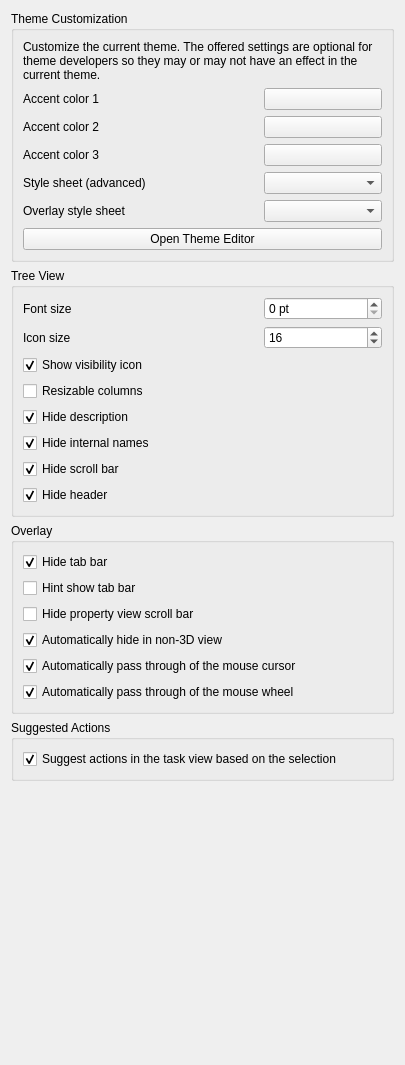
<?xml version="1.0" encoding="UTF-8"?>
<ui version="4.0">
 <class>Gui::Dialog::DlgSettingsUI</class>
 <widget class="QWidget" name="Gui::Dialog::DlgSettingsUI">
  <property name="geometry">
   <rect>
    <x>0</x>
    <y>0</y>
    <width>405</width>
    <height>1065</height>
   </rect>
  </property>
  <property name="windowTitle">
   <string>UI</string>
  </property>
  <layout class="QVBoxLayout" name="verticalLayout">
   <item>
    <widget class="QGroupBox" name="groupBox">
     <property name="title">
      <string>Theme Customization</string>
     </property>
     <layout class="QVBoxLayout" name="verticalLayout_2">
      <item>
       <widget class="QLabel" name="label">
        <property name="text">
         <string>Customize the current theme. The offered settings are optional for theme developers so they may or may not have an effect in the current theme.</string>
        </property>
        <property name="wordWrap">
         <bool>true</bool>
        </property>
       </widget>
      </item>
      <item>
       <layout class="QGridLayout" columnstretch="2,1">
        <item row="0" column="0">
         <widget class="QLabel" name="label1">
          <property name="text">
           <string>Accent color 1</string>
          </property>
          <property name="buddy">
           <cstring>ThemeAccentColor1</cstring>
          </property>
         </widget>
        </item>
        <item row="0" column="1">
         <widget class="Gui::PreauracadolorButton" name="ThemeAccentColor1">
          <property name="sizePolicy">
           <sizepolicy hsizetype="MinimumExpanding" vsizetype="Fixed">
            <horstretch>0</horstretch>
            <verstretch>0</verstretch>
           </sizepolicy>
          </property>
          <property name="toolTip">
           <string>This color might be used by your theme to let you customize it.</string>
          </property>
          <property name="color" stdset="0">
           <color>
            <red>85</red>
            <green>123</green>
            <blue>182</blue>
           </color>
          </property>
          <property name="prefEntry" stdset="0">
           <cstring>ThemeAccentColor1</cstring>
          </property>
          <property name="prefPath" stdset="0">
           <cstring>Themes</cstring>
          </property>
         </widget>
        </item>
        <item row="1" column="0">
         <widget class="QLabel" name="label2">
          <property name="text">
           <string>Accent color 2</string>
          </property>
          <property name="buddy">
           <cstring>ThemeAccentColor2</cstring>
          </property>
         </widget>
        </item>
        <item row="2" column="0">
         <widget class="QLabel" name="label3">
          <property name="text">
           <string>Accent color 3</string>
          </property>
          <property name="buddy">
           <cstring>ThemeAccentColor3</cstring>
          </property>
         </widget>
        </item>
        <item row="3" column="0">
         <widget class="QLabel" name="styleSheetLabel">
          <property name="text">
           <string>Style sheet (advanced)</string>
          </property>
          <property name="buddy">
           <cstring>StyleSheets</cstring>
          </property>
         </widget>
        </item>
        <item row="4" column="0">
         <widget class="QLabel" name="label_2">
          <property name="text">
           <string>Overlay style sheet</string>
          </property>
          <property name="buddy">
           <cstring>OverlayStyleSheets</cstring>
          </property>
         </widget>
        </item>
        <item row="1" column="1">
         <widget class="Gui::PreauracadolorButton" name="ThemeAccentColor2">
          <property name="sizePolicy">
           <sizepolicy hsizetype="MinimumExpanding" vsizetype="Fixed">
            <horstretch>0</horstretch>
            <verstretch>0</verstretch>
           </sizepolicy>
          </property>
          <property name="toolTip">
           <string>This color might be used by your theme to let you customize it.</string>
          </property>
          <property name="color" stdset="0">
           <color>
            <red>85</red>
            <green>123</green>
            <blue>182</blue>
           </color>
          </property>
          <property name="prefEntry" stdset="0">
           <cstring>ThemeAccentColor2</cstring>
          </property>
          <property name="prefPath" stdset="0">
           <cstring>Themes</cstring>
          </property>
         </widget>
        </item>
        <item row="2" column="1">
         <widget class="Gui::PreauracadolorButton" name="ThemeAccentColor3">
          <property name="sizePolicy">
           <sizepolicy hsizetype="MinimumExpanding" vsizetype="Fixed">
            <horstretch>0</horstretch>
            <verstretch>0</verstretch>
           </sizepolicy>
          </property>
          <property name="toolTip">
           <string>This color might be used by your theme to let you customize it.</string>
          </property>
          <property name="color" stdset="0">
           <color>
            <red>85</red>
            <green>123</green>
            <blue>182</blue>
           </color>
          </property>
          <property name="prefEntry" stdset="0">
           <cstring>ThemeAccentColor3</cstring>
          </property>
          <property name="prefPath" stdset="0">
           <cstring>Themes</cstring>
          </property>
         </widget>
        </item>
        <item row="3" column="1">
         <widget class="Gui::PreauracadomboBox" name="StyleSheets">
          <property name="toolTip">
           <string>Style sheet how user interface will look like</string>
          </property>
          <property name="prefEntry" stdset="0">
           <cstring>StyleSheet</cstring>
          </property>
          <property name="prefPath" stdset="0">
           <cstring>MainWindow</cstring>
          </property>
          <property name="prefType" stdset="0">
           <cstring></cstring>
          </property>
         </widget>
        </item>
        <item row="4" column="1">
         <widget class="Gui::PreauracadomboBox" name="OverlayStyleSheets">
          <property name="prefEntry" stdset="0">
           <cstring>OverlayActiveStyleSheet</cstring>
          </property>
          <property name="prefPath" stdset="0">
           <cstring>MainWindow</cstring>
          </property>
          <property name="prefType" stdset="0">
           <cstring></cstring>
          </property>
         </widget>
        </item>
       </layout>
      </item>
      <item>
       <widget class="QPushButton" name="themeEditorButton">
        <property name="text">
         <string>Open Theme Editor</string>
        </property>
       </widget>
      </item>
     </layout>
    </widget>
   </item>
   <item>
    <widget class="QGroupBox" name="groupBox_2">
     <property name="title">
      <string>Tree View</string>
     </property>
     <layout class="QGridLayout" name="gridLayout1" columnstretch="2,1">
      <item row="5" column="0" colspan="2">
       <widget class="Gui::PreauracadheckBox" name="hideInternalNamesCheckBox">
        <property name="toolTip">
         <string>Hide extra tree view column for internal names</string>
        </property>
        <property name="text">
         <string>Hide internal names</string>
        </property>
        <property name="checked">
         <bool>true</bool>
        </property>
        <property name="prefEntry" stdset="0">
         <cstring>HideInternalNames</cstring>
        </property>
        <property name="prefPath" stdset="0">
         <cstring>TreeView</cstring>
        </property>
       </widget>
      </item>
      <item row="0" column="1">
       <widget class="Gui::PrefSpinBox" name="fontSizeSpinBox">
        <property name="toolTip">
         <string>Font size override, set to 0 for the default value.</string>
        </property>
        <property name="minimum">
         <number>0</number>
        </property>
        <property name="maximum">
         <number>100</number>
        </property>
        <property name="singleStep">
         <number>1</number>
        </property>
        <property name="suffix">
         <string> pt</string>
        </property>
        <property name="value">
         <number>0</number>
        </property>
        <property name="prefPath" stdset="0">
         <cstring>TreeView</cstring>
        </property>
        <property name="prefEntry" stdset="0">
         <cstring>FontSize</cstring>
        </property>
       </widget>
      </item>
      <item row="1" column="1">
       <widget class="Gui::PrefSpinBox" name="iconSizeSpinBox">
        <property name="toolTip">
         <string>Icon size override, set to 0 for the default value.</string>
        </property>
        <property name="singleStep">
         <number>1</number>
        </property>
        <property name="value">
         <number>16</number>
        </property>
        <property name="prefEntry" stdset="0">
         <cstring>IconSize</cstring>
        </property>
        <property name="prefPath" stdset="0">
         <cstring>TreeView</cstring>
        </property>
       </widget>
      </item>

      <item row="3" column="0" colspan="2">
       <widget class="Gui::PreauracadheckBox" name="resizableColumnsCheckBox">
        <property name="toolTip">
         <string>Allow tree view columns to be manually resized.</string>
        </property>
        <property name="text">
         <string>Resizable columns</string>
        </property>
        <property name="prefEntry" stdset="0">
         <cstring>ResizableColumn</cstring>
        </property>
        <property name="prefPath" stdset="0">
         <cstring>TreeView</cstring>
        </property>
       </widget>
      </item>
      <item row="1" column="0">
       <widget class="QLabel" name="iconSizeLabel">
        <property name="text">
         <string>Icon size</string>
        </property>
        <property name="buddy">
         <cstring>iconSizeSpinBox</cstring>
        </property>
       </widget>
      </item>
      <item row="0" column="0">
       <widget class="QLabel" name="fontSizeLabel">
        <property name="text">
         <string>Font size</string>
        </property>
        <property name="buddy">
         <cstring>fontSizeSpinBox</cstring>
        </property>
       </widget>
      </item>
      <item row="2" column="0" colspan="2">
       <widget class="Gui::PreauracadheckBox" name="showVisibilityIconCheckBox">
        <property name="toolTip">
         <string>Displays an eye icon in front of the tree view items, showing their visibility status. When clicked the visibility is toggled.</string>
        </property>
        <property name="text">
         <string>Show visibility icon</string>
        </property>
        <property name="checked">
         <bool>true</bool>
        </property>
        <property name="prefEntry" stdset="0">
         <cstring>VisibilityIcon</cstring>
        </property>
        <property name="prefPath" stdset="0">
         <cstring>TreeView</cstring>
        </property>
       </widget>
      </item>
      <item row="7" column="0" colspan="2">
       <widget class="Gui::PreauracadheckBox" name="hideHeaderCheckBox">
        <property name="toolTip">
         <string>Hide header with column names from the tree view.</string>
        </property>
        <property name="text">
         <string>Hide header</string>
        </property>
        <property name="checked">
         <bool>true</bool>
        </property>
        <property name="prefEntry" stdset="0">
         <cstring>HideHeaderView</cstring>
        </property>
        <property name="prefPath" stdset="0">
         <cstring>TreeView</cstring>
        </property>
       </widget>
      </item>
      <item row="6" column="0" colspan="2">
       <widget class="Gui::PreauracadheckBox" name="hideTreeViewScrollBarCheckBox">
        <property name="toolTip">
         <string>Hide scroll bar from the tree view, scrolling will still be possible using mouse wheel.</string>
        </property>
        <property name="text">
         <string>Hide scroll bar</string>
        </property>
        <property name="checked">
         <bool>true</bool>
        </property>
        <property name="prefEntry" stdset="0">
         <cstring>HideScrollBar</cstring>
        </property>
        <property name="prefPath" stdset="0">
         <cstring>TreeView</cstring>
        </property>
       </widget>
      </item>
      <item row="4" column="0" colspan="2">
       <widget class="Gui::PreauracadheckBox" name="hideDescriptionCheckBox">
        <property name="toolTip">
         <string>Hide column with object description in tree view.</string>
        </property>
        <property name="text">
         <string>Hide description</string>
        </property>
        <property name="checked">
         <bool>true</bool>
        </property>
        <property name="prefEntry" stdset="0">
         <cstring>HideColumn</cstring>
        </property>
        <property name="prefPath" stdset="0">
         <cstring>TreeView</cstring>
        </property>
       </widget>
      </item>
     </layout>
    </widget>
   </item>
   <item>
    <widget class="QGroupBox" name="groupBox_3">
     <property name="title">
      <string>Overlay</string>
     </property>
     <layout class="QGridLayout" name="gridLayout_2">
      <item row="2" column="0">
       <widget class="Gui::PreauracadheckBox" name="hideTabBarCheckBox">
        <property name="toolTip">
         <string>Hide tab bar in dock overlay</string>
        </property>
        <property name="text">
         <string>Hide tab bar</string>
        </property>
        <property name="checked">
         <bool>true</bool>
        </property>
        <property name="prefEntry" stdset="0">
         <cstring>DockOverlayHideTabBar</cstring>
        </property>
        <property name="prefPath" stdset="0">
         <cstring>View</cstring>
        </property>
       </widget>
      </item>
      <item row="3" column="0">
       <widget class="Gui::PreauracadheckBox" name="hintShowTabBarCheckBox">
        <property name="toolTip">
         <string>Show tab bar on mouse over when auto hide</string>
        </property>
        <property name="text">
         <string>Hint show tab bar</string>
        </property>
        <property name="prefEntry" stdset="0">
         <cstring>DockOverlayHintTabBar</cstring>
        </property>
        <property name="prefPath" stdset="0">
         <cstring>View</cstring>
        </property>
       </widget>
      </item>
      <item row="4" column="0">
       <widget class="Gui::PreauracadheckBox" name="hidePropertyViewScrollBarCheckBox">
        <property name="toolTip">
         <string>Hide property view scroll bar in dock overlay</string>
        </property>
        <property name="text">
         <string>Hide property view scroll bar</string>
        </property>
        <property name="prefEntry" stdset="0">
         <cstring>DockOverlayHidePropertyViewScrollBar</cstring>
        </property>
        <property name="prefPath" stdset="0">
         <cstring>View</cstring>
        </property>
       </widget>
      </item>
      <item row="5" column="0">
       <widget class="Gui::PreauracadheckBox" name="overlayAutoHideCheckBox">
        <property name="toolTip">
         <string>Automatically hide overlaid dock panels when in non 3D view (e.g. TechDraw or Spreadsheet)</string>
        </property>
        <property name="text">
         <string>Automatically hide in non-3D view</string>
        </property>
        <property name="checked">
         <bool>true</bool>
        </property>
        <property name="prefEntry" stdset="0">
         <cstring>DockOverlayAutoView</cstring>
        </property>
        <property name="prefPath" stdset="0">
         <cstring>View</cstring>
        </property>
       </widget>
      </item>
      <item row="6" column="0">
       <widget class="Gui::PreauracadheckBox" name="mouseClickPassThroughCheckBox">
        <property name="toolTip">
         <string>Auto mouse click through transparent part of dock overlay.</string>
        </property>
        <property name="text">
         <string>Automatically pass through of the mouse cursor</string>
        </property>
        <property name="checked">
         <bool>true</bool>
        </property>
        <property name="prefEntry" stdset="0">
         <cstring>DockOverlayAutoMouseThrough</cstring>
        </property>
        <property name="prefPath" stdset="0">
         <cstring>View</cstring>
        </property>
       </widget>
      </item>
      <item row="7" column="0">
       <widget class="Gui::PreauracadheckBox" name="mouseWheelPassThroughCheckBox">
        <property name="toolTip">
         <string>Automatically passes mouse wheel events through the transparent areas of an overlay panel</string>
        </property>
        <property name="text">
         <string>Automatically pass through of the mouse wheel</string>
        </property>
        <property name="checked">
         <bool>true</bool>
        </property>
        <property name="prefEntry" stdset="0">
         <cstring>DockOverlayWheelPassThrough</cstring>
        </property>
        <property name="prefPath" stdset="0">
         <cstring>View</cstring>
        </property>
       </widget>
      </item>
     </layout>
    </widget>
   </item>
   <item>
    <widget class="QGroupBox" name="groupBox_4">
     <property name="title">
      <string>Suggested Actions</string>
     </property>
     <layout class="QGridLayout" name="gridLayout_3">
      <item row="0" column="0">
       <widget class="Gui::PreauracadheckBox" name="showTaskWatcherCheckBox">
        <property name="text">
         <string>Suggest actions in the task view based on the selection</string>
        </property>
        <property name="checked">
         <bool>true</bool>
        </property>
        <property name="prefEntry" stdset="0">
         <cstring>ShowTaskWatcher</cstring>
        </property>
        <property name="prefPath" stdset="0">
         <cstring>General</cstring>
        </property>
       </widget>
      </item>
     </layout>
    </widget>
   </item>
   <item>
    <spacer name="spacer_3">
     <property name="sizeHint" stdset="0">
      <size>
       <width>20</width>
       <height>20</height>
      </size>
     </property>
    </spacer>
   </item>
  </layout>
 </widget>
 <customwidgets>
  <customwidget>
   <class>Gui::ColorButton</class>
   <extends>QPushButton</extends>
   <header>Gui/Widgets.h</header>
  </customwidget>
  <customwidget>
   <class>Gui::PrefSpinBox</class>
   <extends>QSpinBox</extends>
   <header>Gui/PrefWidgets.h</header>
  </customwidget>
  <customwidget>
   <class>Gui::PreauracadolorButton</class>
   <extends>Gui::ColorButton</extends>
   <header>Gui/PrefWidgets.h</header>
  </customwidget>
  <customwidget>
   <class>Gui::PreauracadheckBox</class>
   <extends>QCheckBox</extends>
   <header>Gui/PrefWidgets.h</header>
  </customwidget>
  <customwidget>
   <class>Gui::PreauracadomboBox</class>
   <extends>QComboBox</extends>
   <header>Gui/PrefWidgets.h</header>
  </customwidget>
 </customwidgets>
 <tabstops>
  <tabstop>ThemeAccentColor1</tabstop>
  <tabstop>ThemeAccentColor2</tabstop>
  <tabstop>ThemeAccentColor3</tabstop>
  <tabstop>StyleSheets</tabstop>
  <tabstop>OverlayStyleSheets</tabstop>
  <tabstop>fontSizeSpinBox</tabstop>
  <tabstop>iconSizeSpinBox</tabstop>
  <tabstop>resizableColumnsCheckBox</tabstop>
  <tabstop>showVisibilityIconCheckBox</tabstop>
  <tabstop>hideDescriptionCheckBox</tabstop>
  <tabstop>hideInternalNamesCheckBox</tabstop>
  <tabstop>hideTreeViewScrollBarCheckBox</tabstop>
  <tabstop>hideHeaderCheckBox</tabstop>
  <tabstop>hideTabBarCheckBox</tabstop>
  <tabstop>hintShowTabBarCheckBox</tabstop>
  <tabstop>hidePropertyViewScrollBarCheckBox</tabstop>
  <tabstop>overlayAutoHideCheckBox</tabstop>
  <tabstop>mouseClickPassThroughCheckBox</tabstop>
  <tabstop>mouseWheelPassThroughCheckBox</tabstop>
 </tabstops>
 <resources/>
 <connections/>
</ui>
